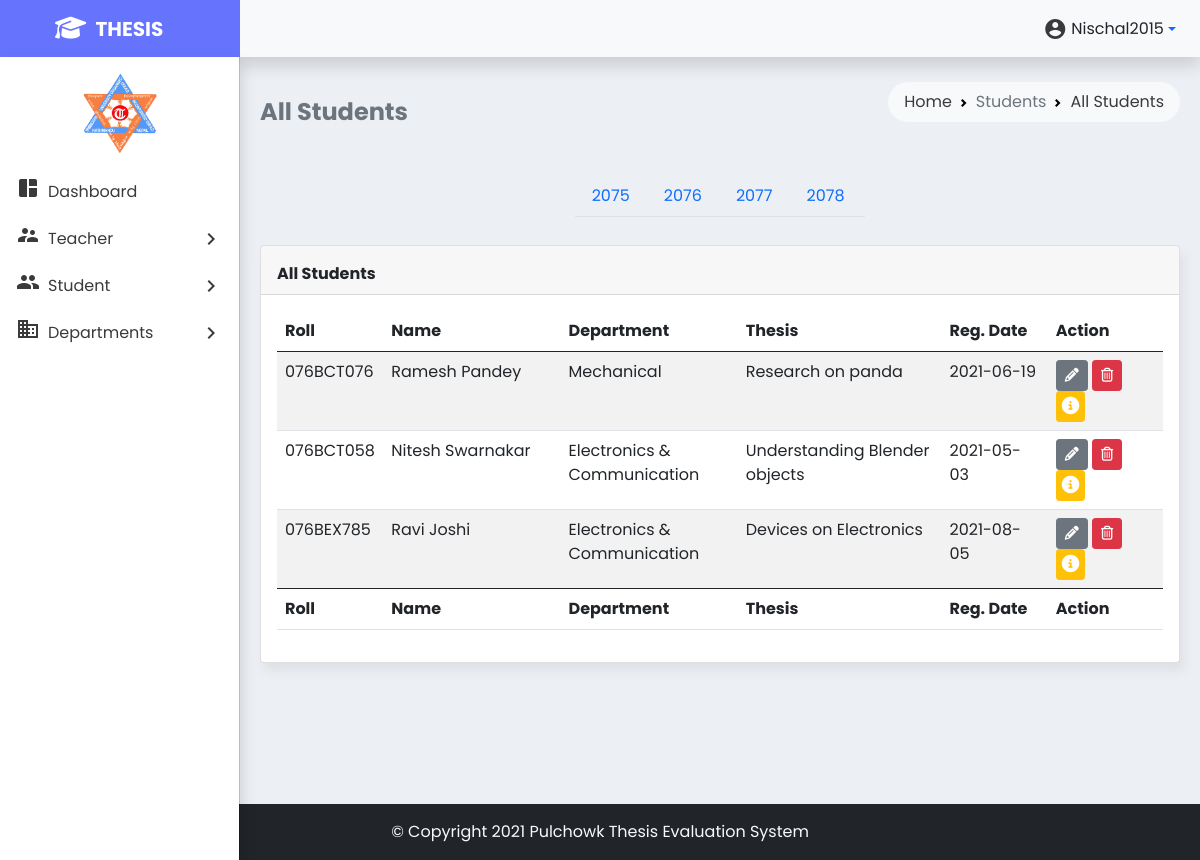
/allstudents.php?year=2076 (signed in), run on an earlier commit of the app's database.
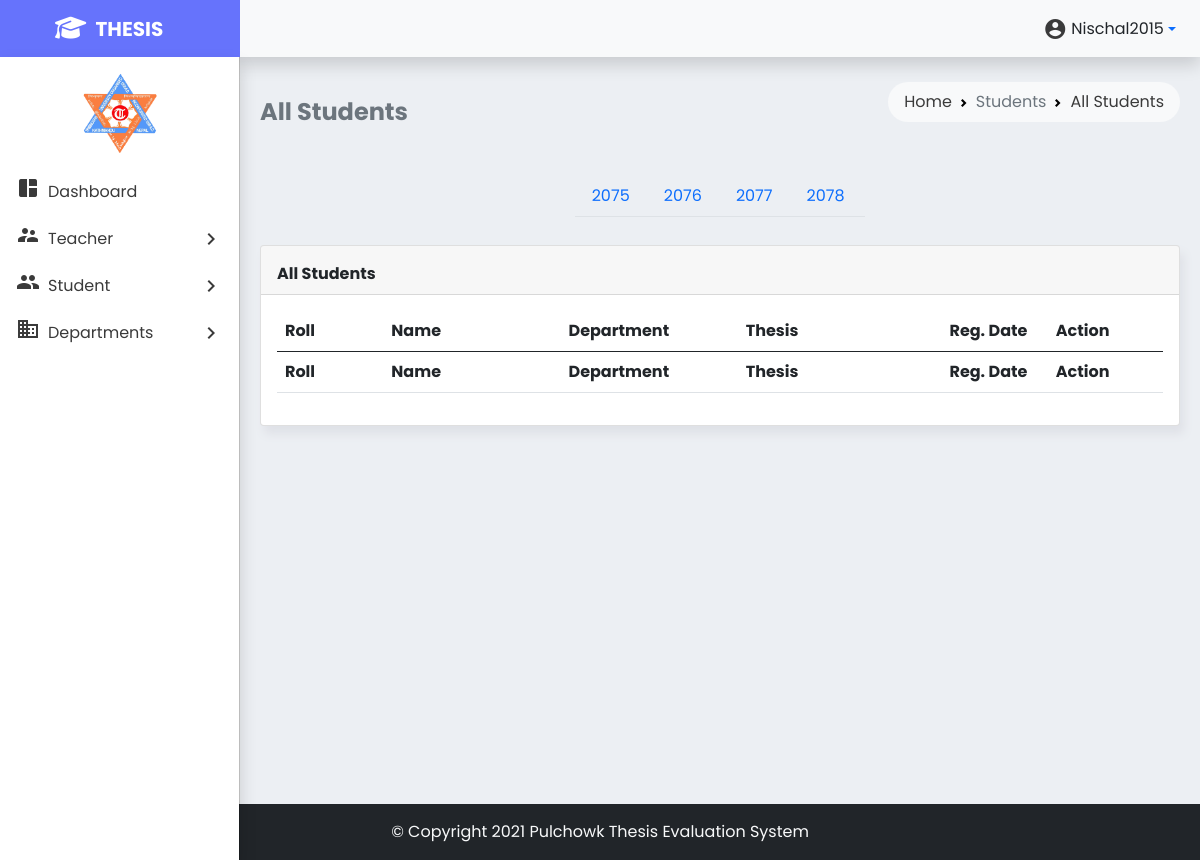
And on a later commit of the database.
### tables this page shows
CREATE TABLE `students` (
  `student_id` int(10) NOT NULL,
  `student_fname` text NOT NULL,
  `student_lname` text NOT NULL,
  `student_roll` varchar(12) NOT NULL,
  `student_gender` text NOT NULL,
  `student_regdate` date NOT NULL,
  `student_year` int(4) NOT NULL,
  `student_dep` varchar(30) NOT NULL,
  `student_thesis` varchar(255) NOT NULL
);

### allstudents.php (the view, shortened to what the changed rows need)
<!doctype html>
<html lang="en">
<head>
    <link href="https://cdn.jsdelivr.net/npm/bootstrap@5.0.2/dist/css/bootstrap.min.css" rel="stylesheet"
>
    <link rel="stylesheet" href="https://cdn.datatables.net/1.10.25/css/dataTables.bootstrap5.min.css">
    <link rel="stylesheet" href="styles/style.css">
</head>
<body>
        <?php include 'partials/_dbconnect.php'; ?>
    <main class="p-2 mt-1" style="min-height: 800px">
        <div class="container-fluid">
            <div class="row">
                <div class="col-md-12">
                    <div class="card mb-4 mt-1">
                        <div class="card-body">
                            <div class="table-responsive">
                                <table id="student-list" class="table table-striped table-hover" style="width:100%">
                                    <colgroup>
                                    </colgroup>
                                    <thead>
                                        <tr>
                                            <th>Roll</th>
                                            <th>Name</th>
                                            <th>Department</th>
                                            <th>Thesis</th>
                                            <th>Reg. Date</th>
                                            <th>Action</th>
                                        </tr>
                                    </thead>
                                    <tbody>
                                        <?php
                                        if (isset($_GET['year'])) {
                                            $year = $_GET['year'];
                                            $sql = "SELECT * from `students` WHERE `student_year`='$year'";
                                        }
                                        else{
                                            $sql = "SELECT * FROM `students`";
                                        }
                                        $result = mysqli_query($conn, $sql);
                                        while($row = mysqli_fetch_assoc($result)) {
                                            echo '
                                            <tr>
                                                <td>'. $row['student_roll'] .'</td>
                                                <td>'. $row['student_fname'] . ' ' . $row['student_lname'] . '</td>
                                                <td>'. $row['student_dep'] .'</td>
                                                <td>'. $row['student_thesis'] .'</td>
                                                <td>'. $row['student_regdate']. '</td>
                                                <td>
                                                    <button type="button" class="edit btn btn-secondary btn-sm" id=e'. $row['student_id'] .'  data-bs-placement="bottom" title="Edit" data-bs-toggle="modal" data-bs-target="#studentEditModal">
                                                    <i class="fa fa-pencil"></i>
                                                    </button>
                                                    <button type="button" class="delete btn btn-danger btn-sm" id=d'. $row['student_id'] .' data-bs-toggle="tooltip" data-bs-placement="bottom" title="Delete"><i class="fa fa-trash-o"></i>
                                                    </button>
                                                    <a role="button" href="studentdetails.php?id='. $row['student_id'] .'" class="information btn btn-warning btn-sm" id='. $row['student_id'] .' title="Details" style="padding: 4px 5px !important;">
                                                    <i class="fa fa-info-circle fa-lg" style="color: #ffffff !important;"></i>
                                                    </button>
                                                </td>
                                            </tr>';
                                        }
                                        ?>
                                    </tbody>
                                    <tfoot>
                                        <tr>
                                            <th>Roll</th>
                                            <th>Name</th>
                                            <th>Department</th>
                                            <th>Thesis</th>
                                            <th>Reg. Date</th>
                                            <th>Action</th>
                                        </tr>
                                    </tfoot>
                                </table>
                            </div>
                        </div>
                    </div>
                </div>
            </div>
        </div>
    </main>
</body>
</html>

What changed in the data, as far as the page shows it:
removed students: student_roll "076BCT076", student_fname "Ramesh", student_lname "Pandey", student_dep "Mechanical", student_thesis "Research on panda", student_regdate "2021-06-19"
removed students: student_roll "076BCT058", student_fname "Nitesh", student_lname "Swarnakar", student_dep "Electronics & Communi­cation", student_thesis "Understanding Blender objects", student_regdate "2021-05-03"
removed students: student_roll "076BEX785", student_fname "Ravi", student_lname "Joshi", student_dep "Electronics & Communi­cation", student_thesis "Devices on Electronics", student_regdate "2021-08-05"
